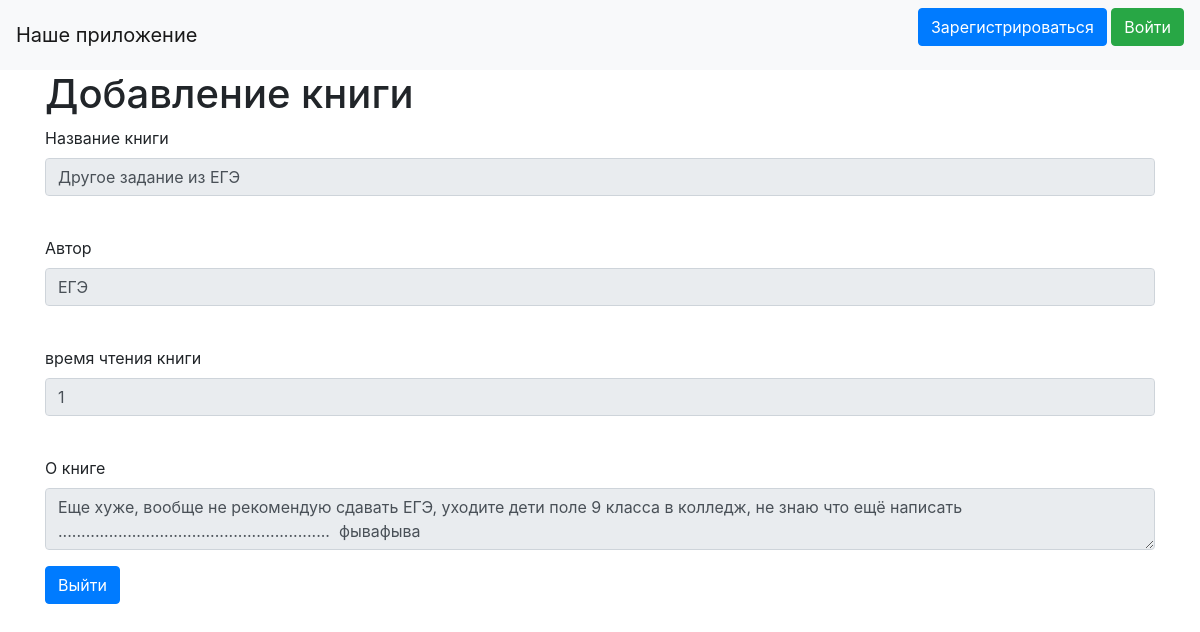
The page /books/2 on the database its author committed.
### data/books.py (models this page shows, shortened)
class Books(SqlAlchemyBase, UserMixin, SerializerMixin):
    __tablename__ = "books"
    id = sqlalchemy.Column(sqlalchemy.Integer, primary_key=True, autoincrement=True)
    title = sqlalchemy.Column(sqlalchemy.String, nullable=True)
    author = sqlalchemy.Column(sqlalchemy.String, nullable=True)
    time_for_reading = sqlalchemy.Column(sqlalchemy.Integer, nullable=True, default=0)
    date = sqlalchemy.Column(sqlalchemy.DateTime, default=datetime.datetime.now)
    about = sqlalchemy.Column(sqlalchemy.Text)
    whose = sqlalchemy.Column(sqlalchemy.Integer, sqlalchemy.ForeignKey("users.id"))
    book = sqlalchemy.Column(sqlalchemy.String)
    user = orm.relationship("User")

### main.py (the view)
@app.route("/books/<int:id>", methods=["GET", "POST"])
def get_info(id):
    db_sess = db_session.create_session()
    book = db_sess.query(Books).filter(Books.id == id).first()
    form = AddBook()
    return render_template("read_about.html", form=form, book=book, block=True)

### data/Forms.py
class AddBook(FlaskForm):
    title = StringField("Название книги", validators=[DataRequired()])
    author = StringField("Автор", validators=[DataRequired()])
    time_for_reading = IntegerField("время чтения книги", validators=[DataRequired()])
    about = TextAreaField("О книге", validators=[DataRequired()])
    book = FileField("Image File", [validators.regexp(r"^[^/\\]\.jpg$")])
    submit = SubmitField("Добавить")

### data/db_session.py (called while the page is built)
def create_session() -> Session:
    global __factory
    return __factory()

### templates/read_about.html (shortened to what this page needs)
{% extends "base.html" %}
{% block content %}
    <head>
    <link rel="stylesheet"
          href="https://stackpath.bootstrapcdn.com/bootstrap/4.4.1/css/bootstrap.min.css"
>
    <h1>Добавление книги</h1>
    <form action="" method="post">
        <p>
            {{ form.title.label }}<br>
            <input class="form-control" id="title" name="title" required type="text" value="{{ book.title }}" readonly><br>
        </p>
        <p>
        {{ form.author.label }}<br>
            <input class="form-control" id="author" name="author" required type="text" value="{{ book.author }}" readonly><br>
        </p>
        {{ form.time_for_reading.label }}<br>
         <input class="form-control" id="time_for_reading" name="time_for_reading" required type="number" value="{{ book.time_for_reading }}" readonly><br>
        <p>
        {{ form.about.label }}<br>
            <textarea class="form-control" id="about" name="about" required type="text" readonly>{{ book.about }}</textarea>
        </p>
        <a class="btn btn-primary " href="/">Выйти</a>
            </form>
{% endblock %}

### rows shown on the page
Books: title "Другое задание из ЕГЭ", author "ЕГЭ", time_for_reading "1", about "Еще хуже, вообще не рекомендую сдавать ЕГЭ, уходите дети поле 9 класса в колледж, не знаю что ещё написать ........................................................... фывафыва"
